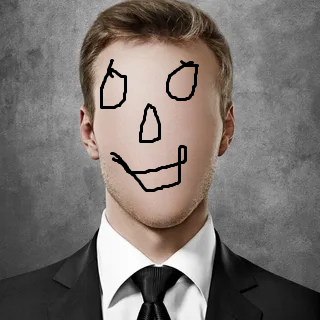
#> input picture games/tamagochi/fun.png, 320 x 320 px
$ python config.py
#> lines starting #> are read from the running program, lines starting #| are printed output that depends on the picture
from PIL import Image, ImageTk
import time

hard=2500   #Скорость умирания в милисикундах

funi = ImageTk.PhotoImage(Image.open("fun.png"))
gamei = ImageTk.PhotoImage(Image.open("game.png"))
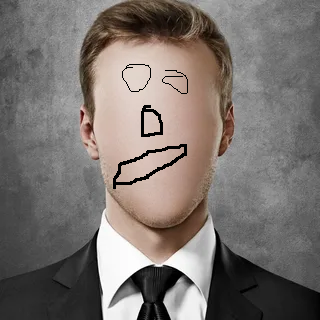
#> input picture games/tamagochi/game.png, 320 x 320 px
hungryi = ImageTk.PhotoImage(Image.open("hungry.png"))
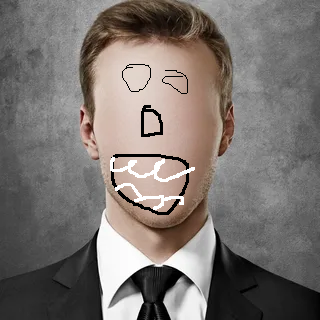
#> input picture games/tamagochi/hungry.png, 320 x 320 px
nfuni = ImageTk.PhotoImage(Image.open("nfun.png"))
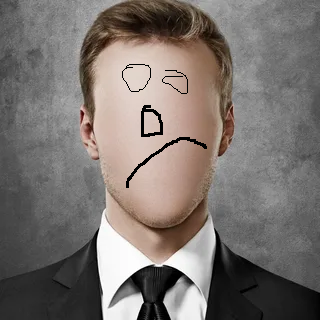
#> input picture games/tamagochi/nfun.png, 320 x 320 px
poopi = ImageTk.PhotoImage(Image.open("poop.png"))
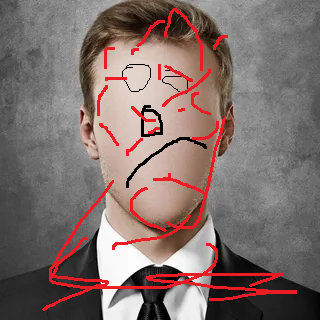
#> input picture games/tamagochi/poop.png, 320 x 320 px

#feed
lfet = 0    #Время последнего кормления
feed = 100   #Уровень кормления
mfe = 100    #Макс корм
sffe = 10    #Секунду на еденицу

#poop
lpot = 0    #Время последний чистки
poop = 100   #Уровень грязи
mpo = 100    #Макс грязь
sfpo = 10    #Секунду на еденицу

#fun
lfut = 0    #Время последней игры
fun = 100    #Уровень веселья
mfo = 100    #Макс веселье
sffu = 10    #Секунду на еденицу

def WhFe():
    # сколько времени прошло с прошлого кормления
    elti = time.time() - lfet

    # жизнь не может быть меньше нуля
    fea = int(max(0, int(mfe - elti / sffe)))
    return fea

def WhPo():
    # сколько времени прошло с прошлого кормления
    elti = time.time() - lpot

    # жизнь не может быть меньше нуля
    poa = int(max(0, int(mpo - elti / sfpo)))
    return poa

def WhFu():
    # сколько времени прошло с прошлого кормления
    elti = time.time() - lfut

    # жизнь не может быть меньше нуля
    fea = max(0, int(mfe - elti / sffe))
    return(fea)
